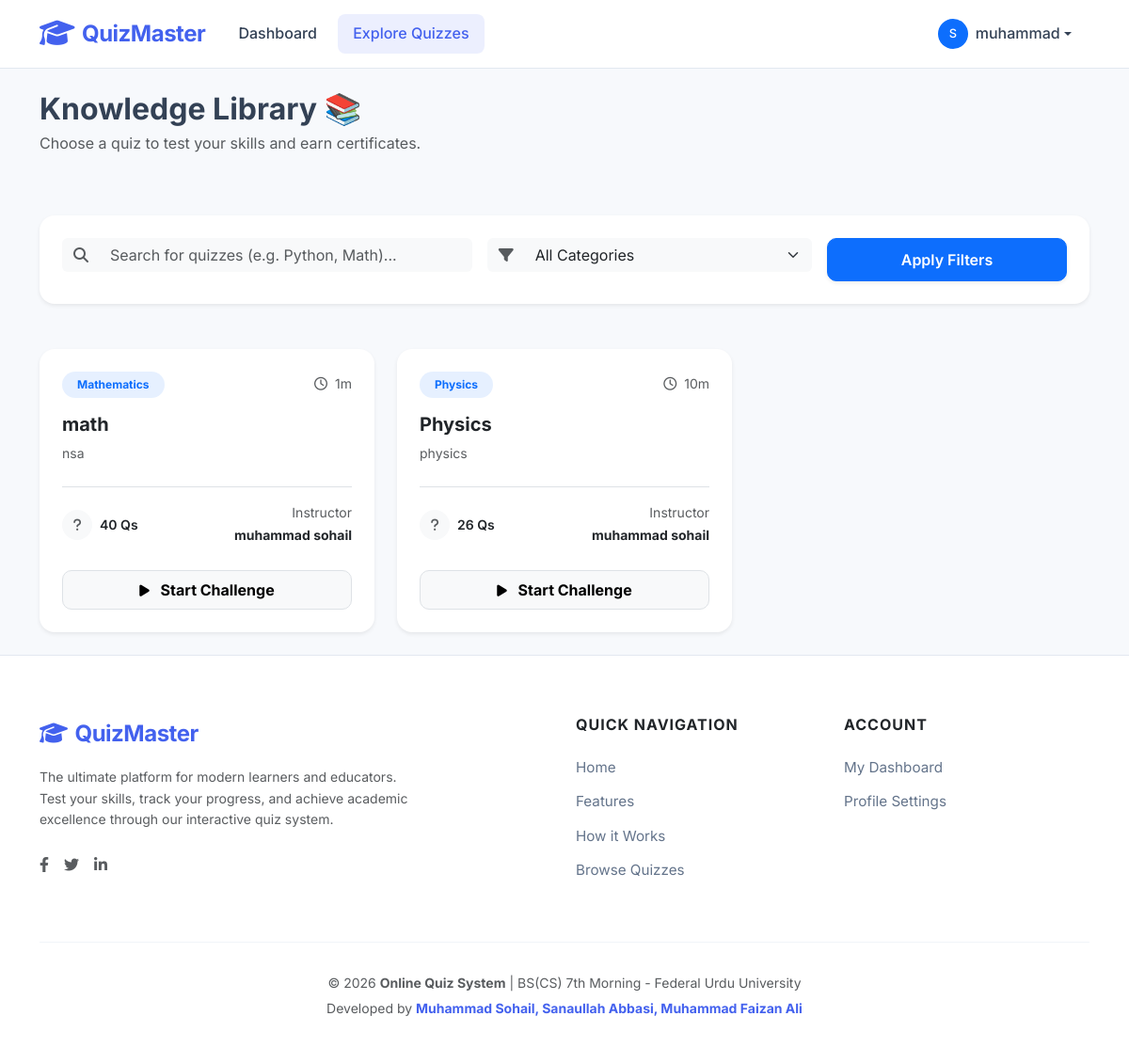
The page /quizzes/ (signed in) on the database as committed earlier.
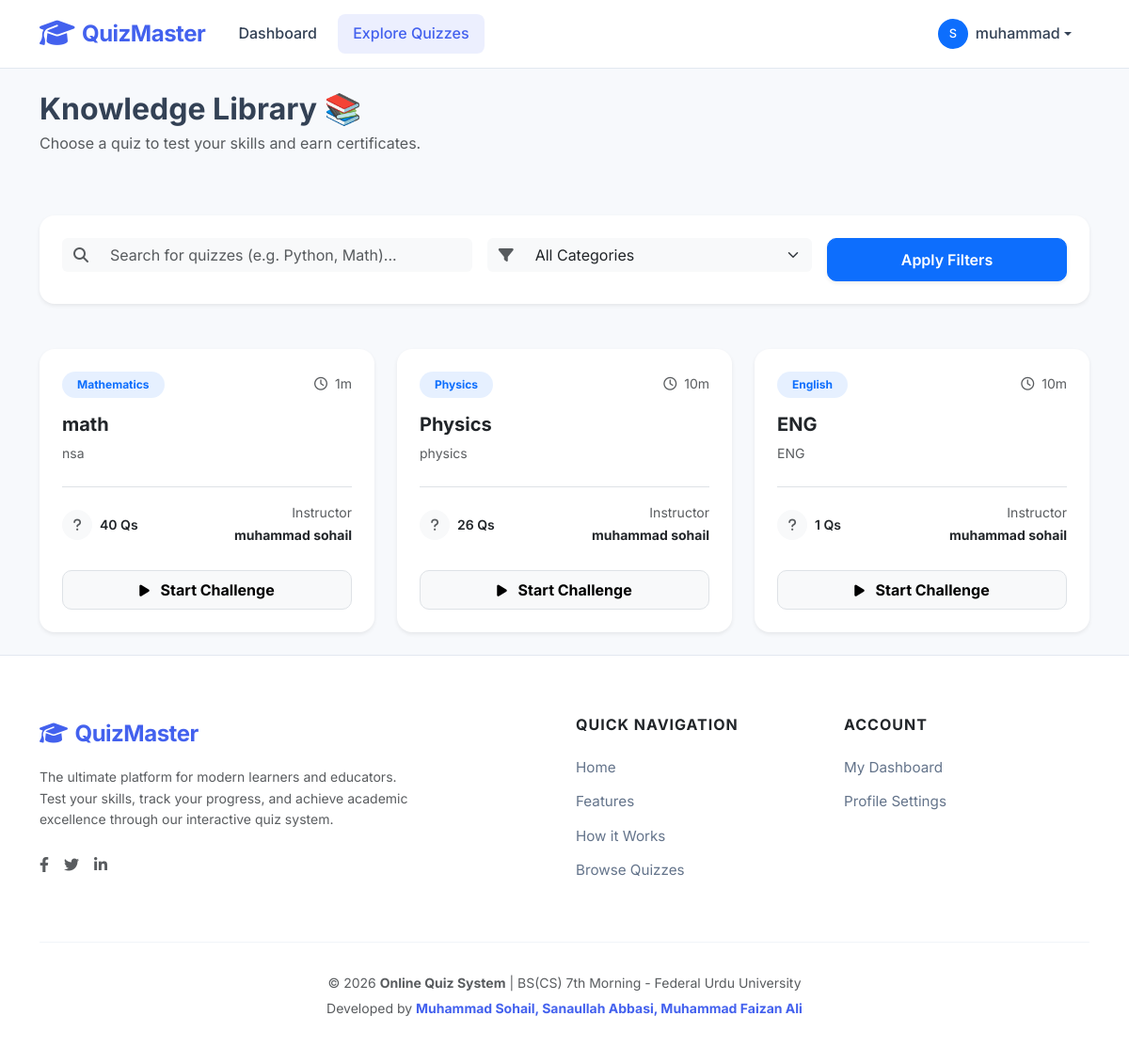
The same page on the database as committed later.
### quiz/models.py (models this page shows, shortened)
class Quiz(models.Model):
    title = models.CharField(max_length=200)
    description = models.TextField()
    category = models.ForeignKey(Category, on_delete=models.CASCADE, related_name='quizzes')
    teacher = models.ForeignKey(User, on_delete=models.CASCADE, related_name='created_quizzes')
    time_limit = models.IntegerField(default=10, help_text="Time in minutes")
    is_published = models.BooleanField(default=False)
    students = models.ManyToManyField(User, through='Result', related_name='attempted_quizzes', blank=True)
    created_at = models.DateTimeField(auto_now_add=True)
    updated_at = models.DateTimeField(auto_now=True)
    def total_questions(self):
        return self.questions.count()
    class Meta:
        verbose_name_plural = "Quizzes"

class Category(models.Model):
    name = models.CharField(max_length=100)
    description = models.TextField(blank=True)
    created_at = models.DateTimeField(auto_now_add=True)
    class Meta:
        verbose_name_plural = "Categories"

### quiz/views.py (the view)
# urls.py: path('quizzes/', views.quiz_list, name='quiz_list'),
@login_required
def quiz_list(request):
    query = request.GET.get('q', '')
    category = request.GET.get('category', '')
    quizzes = Quiz.objects.filter(is_published=True)
    if query:
        quizzes = quizzes.filter(Q(title__icontains=query) | Q(description__icontains=query))
    if category:
        quizzes = quizzes.filter(category__id=category)
    paginator = Paginator(quizzes, 6)
    page = request.GET.get('page')
    quizzes = paginator.get_page(page)
    categories = Category.objects.all()
    return render(request, 'quiz/quiz_list.html', {
        'quizzes': quizzes,
        'categories': categories,
        'query': query,
        'selected_category': category,
    })

### templates/quiz/quiz_list.html (shortened to what this page needs)
{% extends 'base.html' %}
{% block content %}
<div class="row g-4 mb-5">
    <div class="col-12 text-center text-md-start">
        <h2 class="fw-bold mb-1">Knowledge Library 📚</h2>
        <p class="text-muted">Choose a quiz to test your skills and earn certificates.</p>
    </div>
</div>
<div class="card border-0 shadow-sm p-4 mb-5 rounded-4 bg-white">
    <form method="get" class="row g-3">
        <div class="col-md-5">
            <div class="input-group">
                <span class="input-group-text bg-light border-0"><i class="fas fa-search text-muted"></i></span>
                <input type="text" name="q" class="form-control bg-light border-0 shadow-none" placeholder="Search for quizzes (e.g. Python, Math)..." value="{{ query }}">
            </div>
        </div>
        <div class="col-md-4">
            <div class="input-group">
                <span class="input-group-text bg-light border-0"><i class="fas fa-filter text-muted"></i></span>
                <select name="category" class="form-select bg-light border-0 shadow-none">
                    <option value="">All Categories</option>
                </select>
            </div>
        </div>
        <div class="col-md-3">
            <button type="submit" class="btn btn-primary w-100 shadow-sm">
                Apply Filters
            </button>
        </div>
    </form>
</div>
<div class="row g-4">
    {% for quiz in quizzes %}
    <div class="col-md-6 col-lg-4">
        <div class="card h-100 border-0 shadow-sm quiz-card hover-up">
            <div class="card-body p-4">
                <div class="d-flex justify-content-between align-items-center mb-3">
                    <span class="badge bg-primary bg-opacity-10 text-primary px-3 py-2 rounded-pill small fw-bold">
                        {{ quiz.category.name }}
                    </span>
                    <div class="text-muted small">
                        <i class="far fa-clock me-1"></i> {{ quiz.time_limit }}m
                    </div>
                </div>
                <h5 class="fw-bold mb-2">{{ quiz.title }}</h5>
                <p class="text-muted small mb-4 line-clamp-2">{{ quiz.description }}</p>
                <div class="d-flex justify-content-between align-items-center pt-3 border-top mt-auto">
                    <div class="d-flex align-items-center">
                        <div class="bg-light rounded-circle d-flex align-items-center justify-content-center me-2" style="width: 32px; height: 32px;">
                            <i class="fas fa-question text-muted small"></i>
                        </div>
                        <span class="small fw-semibold text-dark">{{ quiz.total_questions }} Qs</span>
                    </div>
                    <div class="text-end">
                        <span class="d-block small text-muted">Instructor</span>
                        <span class="small fw-bold">{{ quiz.teacher.get_full_name|default:quiz.teacher.username }}</span>
                    </div>
                </div>
            </div>
            <div class="px-4 pb-4">
                <a href="{% url 'quiz_attempt' quiz.pk %}" class="btn btn-light w-100 fw-bold py-2 border hover-primary">
                    <i class="fas fa-play me-2 small"></i> Start Challenge
                </a>
            </div>
        </div>
    </div>
    {% endfor %}
</div>
{% endblock %}

### templates/base.html (shortened to what this page needs)
<!DOCTYPE html>
<html lang="en">
<head>
    <link href="https://cdn.jsdelivr.net/npm/bootstrap@5.3.0/dist/css/bootstrap.min.css" rel="stylesheet">
    <link href="https://cdnjs.cloudflare.com/ajax/libs/font-awesome/6.4.0/css/all.min.css" rel="stylesheet">
</head>
<body>
<nav class="navbar navbar-expand-lg sticky-top">
    <div class="container">
        <a class="navbar-brand d-flex align-items-center" href="{% url 'home' %}">
            <i class="fas fa-graduation-cap me-2 fa-lg"></i>
            <span>QuizMaster</span>
        </a>
        <div class="collapse navbar-collapse" id="navbarNav">
            <ul class="navbar-nav me-auto">
                {% if user.is_authenticated %}
                <li class="nav-item">
                    <a class="nav-link {% if request.resolver_match.url_name == 'dashboard' %}active{% endif %}" href="{% url 'dashboard' %}">
                        Dashboard
                    </a>
                </li>
                <li class="nav-item">
                    <a class="nav-link {% if request.resolver_match.url_name == 'quiz_list' %}active{% endif %}" href="{% url 'quiz_list' %}">
                        Explore Quizzes
                    </a>
                </li>
                {% endif %}
            </ul>
            <ul class="navbar-nav align-items-center">
                {% if user.is_authenticated %}
                    <li class="nav-item dropdown">
                        <a class="nav-link dropdown-toggle d-flex align-items-center" href="#" id="userDropdown" role="button" data-bs-toggle="dropdown">
                            <div class="bg-primary text-white rounded-circle d-flex align-items-center justify-content-center me-2" style="width: 32px; height: 32px; font-size: 0.8rem;">
                                {{ user.username|first|upper }}
                            </div>
                            <span>{{ user.first_name|default:user.username }}</span>
                        </a>
                    </li>
                {% endif %}
            </ul>
        </div>
    </div>
</nav>
<div class="container py-4 flex-grow-1">
    <main>
        {% block content %}{% endblock %}
    </main>
</div>
<footer class="footer">
    <div class="container">
        <div class="row g-4 text-center text-lg-start">
            <div class="col-lg-5">
                <a class="navbar-brand d-inline-block mb-3" href="{% url 'home' %}">
                    <i class="fas fa-graduation-cap me-2"></i>QuizMaster
                </a>
                <p class="text-muted small pe-lg-5">
                    The ultimate platform for modern learners and educators. Test your skills, track your progress, and achieve academic excellence through our interactive quiz system.
                </p>
                <div class="d-flex gap-3 mt-4 justify-content-center justify-content-lg-start">
                    <a href="#" class="text-muted"><i class="fab fa-facebook-f"></i></a>
                    <a href="#" class="text-muted"><i class="fab fa-twitter"></i></a>
                    <a href="#" class="text-muted"><i class="fab fa-linkedin-in"></i></a>
                </div>
            </div>
            <div class="col-sm-6 col-lg-3 offset-lg-1">
                <h6 class="footer-title">Quick Navigation</h6>
                <ul class="list-unstyled">
                    <li><a href="{% url 'home' %}" class="footer-link">Home</a></li>
                    <li><a href="/#features" class="footer-link">Features</a></li>
                    <li><a href="/#how-it-works" class="footer-link">How it Works</a></li>
                    <li><a href="{% url 'quiz_list' %}" class="footer-link">Browse Quizzes</a></li>
                </ul>
            </div>
            <div class="col-sm-6 col-lg-2">
                <h6 class="footer-title">Account</h6>
                <ul class="list-unstyled">
                    {% if user.is_authenticated %}
                    <li><a href="{% url 'dashboard' %}" class="footer-link">My Dashboard</a></li>
                    <li><a href="{% url 'profile' %}" class="footer-link">Profile Settings</a></li>
                    {% else %}
                    <li><a href="{% url 'login' %}" class="footer-link">Sign In</a></li>
                    <li><a href="{% url 'register' %}" class="footer-link">Create Account</a></li>
                    {% endif %}
                </ul>
            </div>
        </div>
        <div class="footer-bottom text-center">
            <p class="mb-1 text-muted small">© 2026 <strong>Online Quiz System</strong> | BS(CS) 7th Morning - Federal Urdu University</p>
            <p class="mb-0 small text-muted">Developed by <span class="dev-badge">Muhammad Sohail, Sanaullah Abbasi, Muhammad Faizan Ali</span></p>
        </div>
    </div>
</footer>
</body>
</html>

### templates/base.html (style rules this page uses)
:root { --primary: #4361ee; --primary-dark: #3f37c9; --secondary: #4cc9f0; --success: #10b981; --dark: #212529; --light: #f8f9fa; --gray-100: #f1f5f9; --gray-200: #e2e8f0; --text-main: #334155; --text-muted: #64748b; --bg-body: #f7f9fc; --shadow-sm: 0 1px 3px rgba(0,0,0,0.12); --shadow-md: 0 4px 6px -1px rgba(0,0,0,0.1); --transition: all 0.3s cubic-bezier(0.4, 0, 0.2, 1); }
html { scroll-behavior: smooth; }
body { background-color: var(--bg-body); font-family: 'Inter', -apple-system, sans-serif; color: var(--text-main); min-height: 100vh; display: flex; flex-direction: column; line-height: 1.6; }
.navbar { background: rgba(255, 255, 255, 0.95) !important; backdrop-filter: blur(10px); border-bottom: 1px solid var(--gray-200); padding: 0.75rem 0; }
.navbar-brand { font-weight: 700; font-size: 1.5rem; color: var(--primary) !important; letter-spacing: -0.5px; }
.nav-link { color: var(--text-main) !important; font-weight: 500; padding: 0.5rem 1rem !important; margin: 0 0.2rem; border-radius: 8px; transition: var(--transition); }
.nav-link.active { color: var(--primary) !important; background: rgba(67, 97, 238, 0.1); }
.footer { margin-top: auto; background: #fff; border-top: 1px solid var(--gray-200); padding: 4rem 0 3rem; }
.footer-title { font-weight: 700; color: var(--dark); margin-bottom: 1.5rem; font-size: 1rem; text-transform: uppercase; letter-spacing: 1px; }
.footer-link { color: var(--text-muted); text-decoration: none; display: block; margin-bottom: 0.75rem; transition: var(--transition); font-size: 0.95rem; }
.footer-bottom { border-top: 1px solid var(--gray-100); padding-top: 2rem; margin-top: 3rem; }
.dev-badge { color: var(--primary); font-weight: 700; }
.card { border: none; border-radius: 16px; box-shadow: var(--shadow-md); background: #fff; }
.btn { border-radius: 10px; padding: 0.6rem 1.5rem; font-weight: 600; transition: var(--transition); }

### templates/quiz/quiz_list.html (style rules this page uses)
.line-clamp-2 { display: -webkit-box; -webkit-line-clamp: 2; -webkit-box-orient: vertical; overflow: hidden; }

Rows that differ between the two databases and show on the page:
added Quiz: category.name "English", time_limit "10", title "ENG", description "ENG", total_questions "1", teacher.get_full_name "muhammad sohail"
